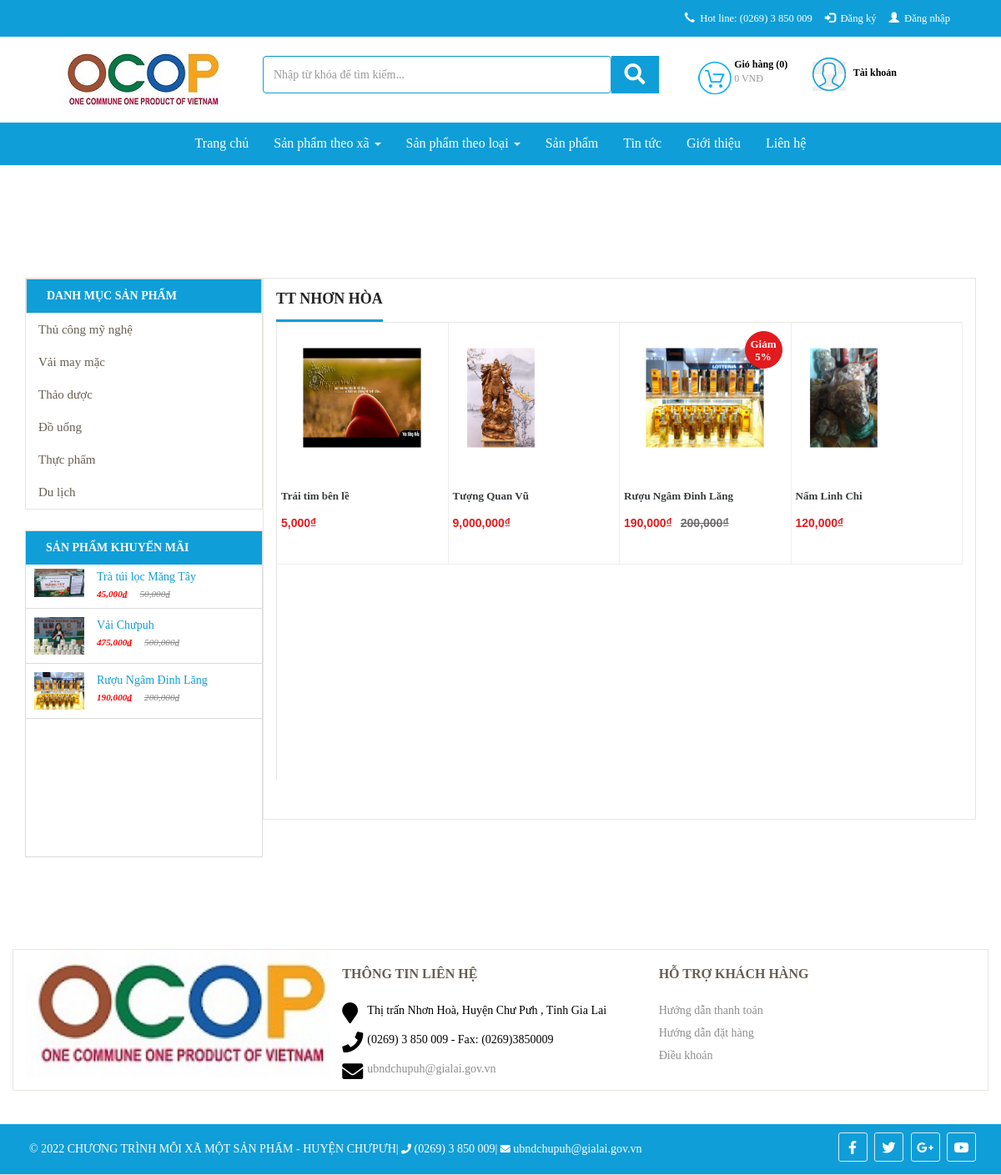
The app's page /san-pham/db/TTNH, older data.
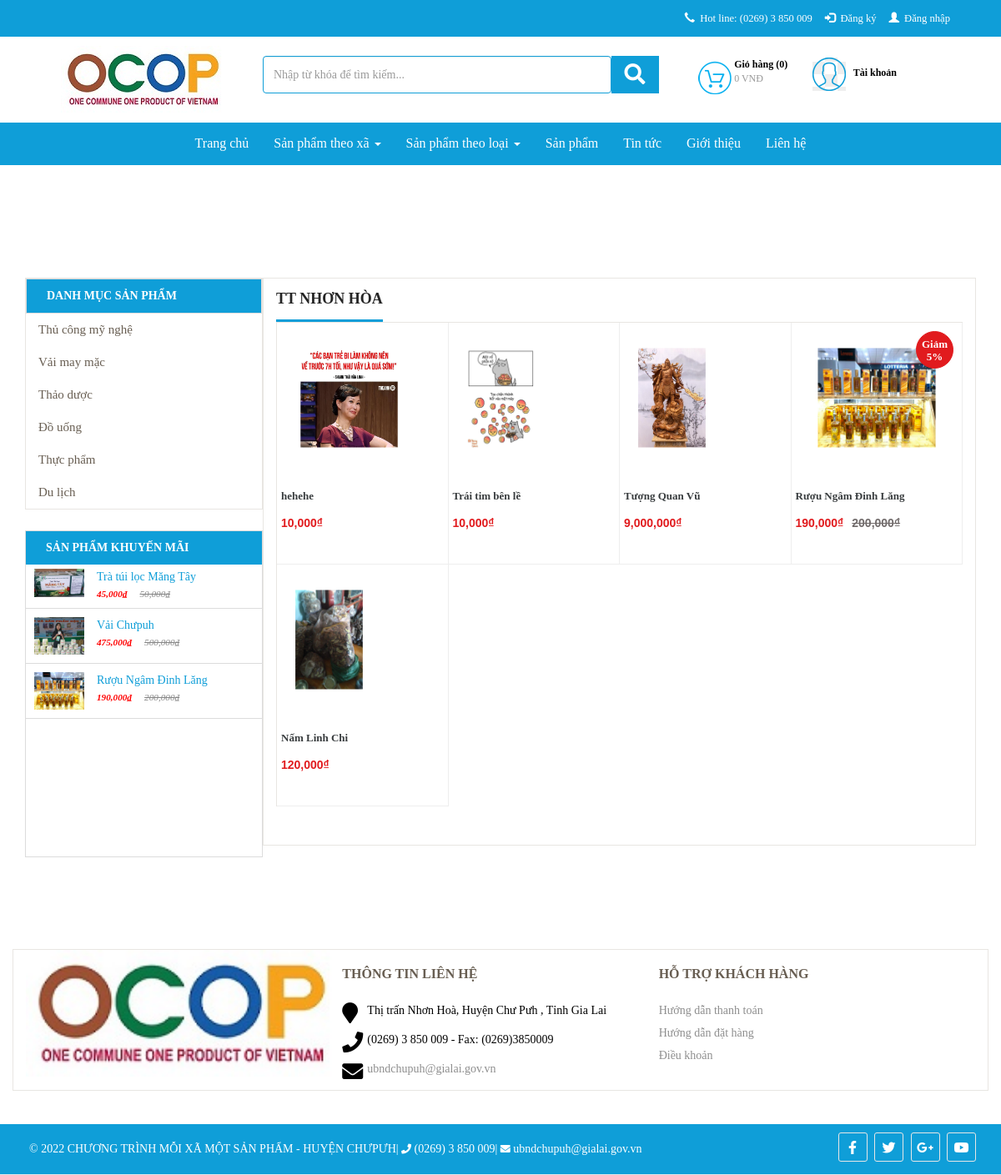
The same page, newer data.
### tables this page shows
CREATE TABLE `db_category` (
  `id` int(11) NOT NULL,
  `name` varchar(255) NOT NULL,
  `link` varchar(255) NOT NULL,
  `level` int(2) NOT NULL,
  `parentid` int(11) NOT NULL,
  `orders` varchar(5) DEFAULT NULL,
  `created_at` datetime NOT NULL,
  `created_by` varchar(255) NOT NULL,
  `updated_at` datetime NOT NULL,
  `updated_by` varchar(255) NOT NULL,
  `trash` tinyint(1) NOT NULL DEFAULT 1,
  `status` tinyint(1) NOT NULL DEFAULT 1
);

CREATE TABLE `db_product` (
  `id` int(11) NOT NULL,
  `catid` int(11) NOT NULL,
  `name` varchar(255) NOT NULL,
  `alias` varchar(255) NOT NULL,
  `avatar` varchar(255) NOT NULL,
  `img` varchar(255) NOT NULL,
  `sortDesc` text NOT NULL,
  `detail` text NOT NULL,
  `producer` int(11) NOT NULL,
  `number` int(11) NOT NULL,
  `number_buy` int(11) NOT NULL,
  `sale` int(3) DEFAULT NULL,
  `price` int(11) NOT NULL,
  `price_sale` int(11) NOT NULL,
  `created` datetime NOT NULL,
  `created_by` varchar(100) NOT NULL DEFAULT 'HDL',
  `modified` datetime NOT NULL,
  `modified_by` varchar(100) NOT NULL DEFAULT 'HDL',
  `trash` int(1) NOT NULL DEFAULT 1,
  `status` int(1) NOT NULL DEFAULT 1,
  `userId` int(11) DEFAULT NULL
);

### application/controllers/Sanpham.php (called while the page is built, shortened)
<?php
class Sanpham extends CI_Controller {
    function __construct() {
        $this->load->model('frontend/Mproduct');
		$this->load->model('frontend/Mproducer');
        $this->load->model('frontend/Mcategory');
		$this->load->model('frontend/Mevaluate');
		$this->load->model('backend/Muser');
        $this->data['com']='sanpham';
        $this->load->library('session');
        $this->load->library('phantrang');
    }
	public function diaban(){
        if(isset($_POST['sapxep-diaban'])){
            $dksx=$_POST['sapxep-diaban'];
            $char = explode('-', $dksx);
            $f=$char[0];
            $od=$char[1];
            $data = array('0' => $f, '1' =>$od);
            $this->session->set_userdata('sortby-diaban', $data);
        }else{
            if($this->session->userdata('sortby-diaban')){
                $data = $this->session->userdata('sortby-diaban');
                $f=$data[0];
                $od=$data[1];
            }else{
                $f='created';
                $od='desc';
            }
        }
        $aurl= explode('/',uri_string());
        $link=$aurl[2];
        $catid=$this->Mproducer->diaban_id($link);
        $listcat=$this->Mproducer->diaban_listcat($catid);
        $this->data['categoryname']=$this->Mproducer->diaban_name($catid);
        $this->load->library('phantrang');
        $limit=12;
        $current=$this->phantrang->PageCurrent();
        $first=$this->phantrang->PageFirst($limit, $current);
        $total=$this->Mproduct->product_diban_count($listcat);
        $this->data['strphantrang']=$this->phantrang->PagePer($total, $current, $limit, $url='san-pham/db/'.$link);
        $this->data['list']=$this->Mproduct->product_list_diaban_limit($listcat, $limit,$first,$f,$od);
        $this->data['title']='OCOP CHƯPƯH - Sản phẩm theo từng danh mục';
        $this->data['view']='category';
        if(isset($_POST['sapxep-diaban'])){
            $html='<script>document.location.reload(true);</script>';
            echo json_encode($html);
        }else{
            $this->load->view('frontend/layout',$this->data);
        }
    }
}

### index.php (called while the page is built, shortened)
<?php
require_once BASEPATH.'core/CodeIgniter.php';

### application/models/frontend/Mcategory.php (called while the page is built, shortened)
<?php
class Mcategory extends CI_Model {
    public function __construct()
    {
        $this->table = $this->db->dbprefix('category');
    }
    public function category_menu($parentid)
    {
        $this->db->where('parentid', $parentid);
        $this->db->where('status', 1);
        $this->db->where('trash', 1);
        $this->db->order_by('orders asc, updated_at desc');
        $query = $this->db->get($this->table);
        return $query->result_array();
    }
}

### application/models/frontend/Mproduct.php (called while the page is built, shortened)
<?php
class Mproduct extends CI_Model {
    public function __construct()
    {
        $this->table = $this->db->dbprefix('product');
    }
	public function product_list_diaban_limit($listcat, $limit,$first,$f,$od)
    {
        $this->db->where('trash', 1);
        $this->db->group_start();
        foreach ($listcat as $value) {
            $this->db->or_where('producer', $value);
        }
        $this->db->group_end();
        $this->db->order_by($f, $od);
        $query = $this->db->get($this->table, $limit,$first);
        return $query->result_array();
    }
	public function product_diban_count($listcat)
    {
        $this->db->where('status', 1);
        $this->db->where('trash', 1);
        $dem=0;
        foreach ($listcat as $value) {
            if($dem==0)
            {
                    $this->db->where('producer', $value);
            }
            else
            {
                   $this->db->or_where('producer', $value);
            }
            $dem++;
        }
        $query = $this->db->get($this->table);
        return count($query->result_array());
    }
    public function product_sale($limit)
    {
        $this->db->where('status', 1);
        $this->db->where('trash', 1);
        $this->db->limit($limit);
        $this->db->order_by('sale', 'desc');
        $this->db->order_by('modified', 'desc');
        $query = $this->db->get($this->table);
        return $query->result_array();
    }
}

### application/views/frontend/components/sanpham/category.php (the view, shortened to what the changed rows need)
<section id="product-all" class="collection">
	<div class="slider">
		<div class="container">
            <div class="col-xs-12 col-sm-12 col-md-3 col-lg-3">
                <div class="list-menu pull-left col-xs-12 col-sm-12 col-md-12 col-lg-12">
                    <?php $this->load->view('frontend/modules/category'); ?>
                </div>
                <?php $this->load->view('frontend/modules/product-sale'); ?>
            </div>
            <div class="col-xs-12 col-sm-12 col-md-9 col-lg-9 product-content">
               <div class="product-wrap">
                 <div class="collection__title">
                     <h1><span><?php echo $categoryname ?></span></h1>
                    <div class="collection-filter" id = "list-product">
                      <div class="category-products clearfix">
                       <div class="products-grid clearfix">
                        <?php if(count($list)==0): ?>
                            <p class="no-products"> Danh mục hiện chưa có sản phẩm nào !</p>
                            <?php else : ?>
                                <?php foreach ($list as $sp) :?>
                                 <div class="col-md-3 col-lg-3 col-xs-6 col-6">
                                    <div class="product-lt">
                                        <div class="lt-product-group-image">
                                            <a id="zoomOut" href="<?php echo $sp['alias'] ?>" title="<?php echo $sp['name'] ?>" >
											<figure>
                                                <img class="img-p"src="public/images/products/<?php echo $sp['avatar'] ?>" alt="">
											</figure>
                                            </a>
                                            <?php if($sp['sale'] > 0) :?>
                                                <div class="giam-percent">
                                                    <span class="text-giam-percent">Giảm <?php echo $sp['sale'] ?>%</span>
                                                </div>
                                            <?php endif; ?>
                                        </div>
                                        <div class="lt-product-group-info">
                                            <a href="<?php echo $sp['alias'] ?>" title="<?php echo $sp['name'] ?>">
                                                <h3><?php echo $sp['name'] ?></h3>
                                            </a>
                                            <div class="price-box">
                                                <?php if($sp['sale'] > 0) :?>
                                                    <p class="old-price">
                                                        <span class="price"><?php echo(number_format($sp['price'])); ?>₫</span>
                                                    </p>
                                                    <p class="special-price">
                                                        <span class="price"><?php echo(number_format($sp['price_sale'])); ?>₫</span>
                                                    </p>
                                                    <?php else: ?>
                                                     <p class="old-price">
                                                        <span class="price" style="color: #fff"><?php echo(number_format($sp['price'])); ?>₫</span>
                                                    </p>
                                                    <p class="special-price">
                                                        <span class="price"><?php echo(number_format($sp['price'])); ?>₫</span>
                                                    </p>
                                                <?php endif;?>
                                            </div>
                                        </div>
                                    </div>
                                </div>
                            <?php endforeach; ?>
                        </div>
                    <?php endif; ?>
                </div>
            </div>
        </div>
    </div>
</div>
</div>
</div>
</section>

### application/views/frontend/modules/category.php (shortened to what the changed rows need)
<?php
$listcat = $this->Mcategory->category_menu(0);
$html_menu='<ul class="main-ul">';
foreach ($listcat as $menu) {
    $html_menu.='<li>';
    $html_menu.="<a href='san-pham/".$menu['link']." ' title=' ".$menu['name']."'>";
    $html_menu.=$menu['name'];
    $html_menu.='</i>';
    $html_menu.="</a>";
    $html_menu.="</li>";
}
$html_menu.="</ul>";
echo $html_menu;
?>

### application/views/frontend/modules/product-sale.php (shortened to what the changed rows need)
<div class="col-xs-12 col-sm-12 col-md-12 col-lg-12 products-sale-off">
    <div class="widget">
        <div class="panel-left-body">
            <?php
                $list = $this->Mproduct->product_sale('4');
                $html_menu='<div id="post-list-footer" class="sidebar_menu">';
                foreach ($list as $menu) {
                    if($menu['sale'] > 0){
                        $html_menu.="<div class = 'spost clearfix'>";
                            $html_menu.="<div class='entry-image'>";
                                $html_menu.="<a href=".$menu['alias']." title=' ".$menu['name']."'>";
                                    $html_menu.="<img src='public/images/products/".$menu['img']."'>";
                                $html_menu.="</a>";
                            $html_menu.='</div>';
                            $html_menu.='<div class="entry-c" style="width:194px;">';
                                $html_menu.='<div class="entry-title">';
                                    $html_menu.="<a class='ws-nw overflow ellipsis' href=".$menu['alias']." title=' ".$menu['name']."'>";
                                        $html_menu.=$menu['name'];
                                    $html_menu.="</a>";
                                $html_menu.='</div>';
                                $html_menu.='<ul class="entry-meta">';
                                    $html_menu.='<li class="color">';
                                        $html_menu.="<ins>".number_format($menu['price_sale']).'₫'."</ins>";
                                        $html_menu.="<del>".number_format($menu['price']).'₫'."</del>";
                                    $html_menu.='</li>';
                                $html_menu.='</ul>';
                            $html_menu.='</div>';
                        $html_menu.="</div>";
                    }
                }
                $html_menu.="</div>";
            echo $html_menu;
            ?>
        </div>
    </div>
</div>

Row changes from the older to the newer data that the page shows:
added db_product: avatar (picture), name "hehehe", price "10,000", shown under "TT NHƠN HÒA"
changed db_product "Trái tim bên lề": avatar: a different picture; price "5,000" → "10,000"
